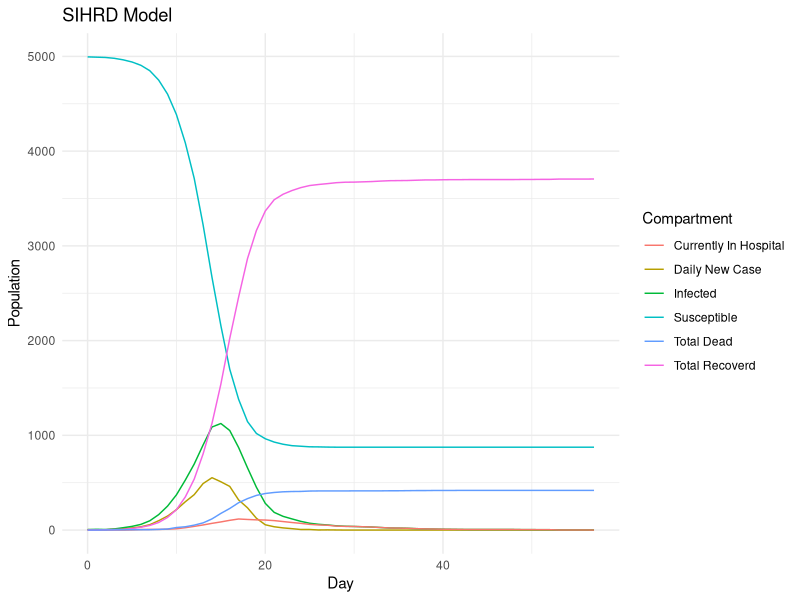
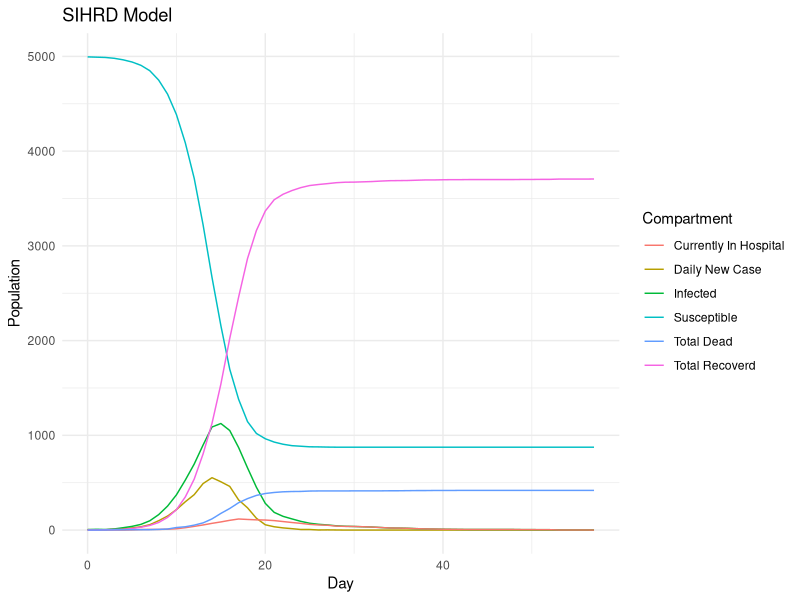
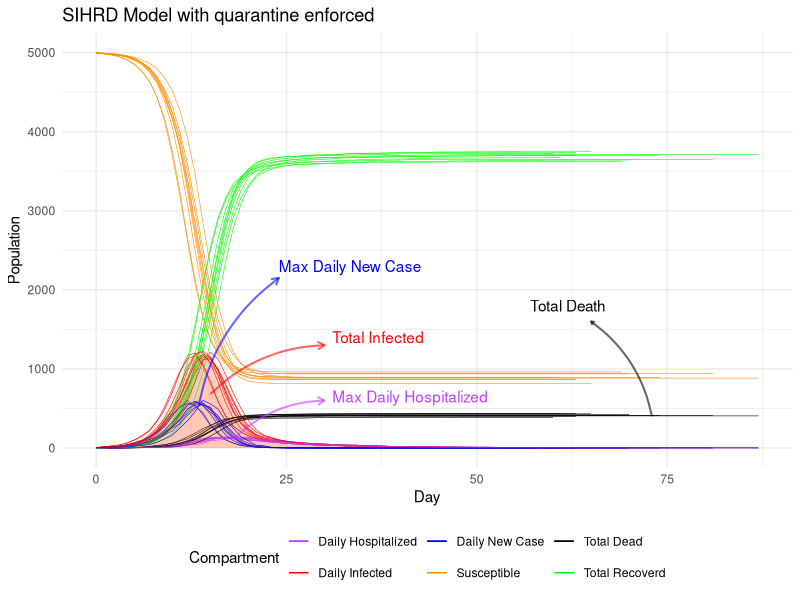
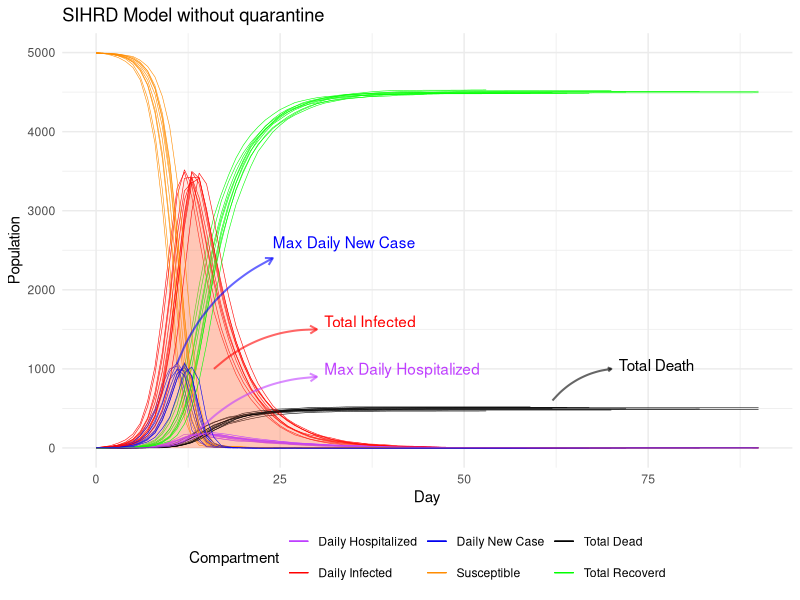

Reproduce these figures in R, in order. (Note: a time limit stopped this script after it produced the figures.)
## ---- chunk 1
knitr::opts_chunk$set(echo = FALSE, message = FALSE, warning = FALSE)
library(dplyr)
library(ggplot2)
## ---- chunk 2
# Simulate Data
model.data = function(N, beta, I.0, p, epsilon, theta, gamma, TimeH, TimeNH){
  I.rate = beta/N
  psi = 1/TimeH
  lambda = 1/TimeNH
  curr.day = 0
  S = p * N - I.0
  NS.0 = N - S - I.0
  NS = NS.0
  NewInfected = I.0
  Total.Hospital = 0
  Total.NonHospital = 0
  Total.Infected = NewInfected + Total.Hospital + Total.NonHospital
  Total.Infective = NewInfected + Total.NonHospital
  Hospital.Recovered = 0
  NonHospital.Recovered = 0
  Hospital.Dead = 0
  NonHospital.Dead = 0
  Total.Recovered = Hospital.Recovered + NonHospital.Recovered
  Total.Dead = Hospital.Dead + NonHospital.Dead
  Pop = S + NS + Total.Infected + Total.Dead
  Leaving.Hospital = 0
  Leaving.NonHospital = 0
  Recovered.Hospital.today = 0
  Recovered.NonHospital.today = 0
  Entering.Hospital = 0
  
  # If you want a full table like the excel, uncomment all lines in the df below
  df = data_frame(Day = curr.day,
                  Susceptible = S,
                  Non.Susceptible = NS,
                  Daily.New.Case = NewInfected,
                  Total.In.Hospital = Total.Hospital,
                  # Total.NonHospital = Total.NonHospital,
                  Infected = Total.Infected,
                  # Total.Infective = Total.Infective,
                  # Recovered.In.Hospital = Hospital.Recovered,
                  # Dead.In.Hospital = Hospital.Dead,
                  Total.Recovered = Total.Recovered,
                  Total.Dead = Total.Dead)
  
  # Watch the disease until it ends (daily new case = 0) or at max 200 days
  while(Total.Infected > 0 & curr.day < 1000){
    curr.day = curr.day + 1
    
    # Number of individuals recovered from the infected in hospital (previous day)
    # First need to see how many are leaving the hospital
    Leaving.Hospital = rbinom(1, Total.Hospital, psi)
    # Then how many of those recovered
    Recovered.Hospital.today = rbinom(1, Leaving.Hospital, theta)
    Hospital.Recovered = Hospital.Recovered + Recovered.Hospital.today
    Hospital.Dead = Hospital.Dead + Leaving.Hospital - Recovered.Hospital.today
    
    # Number of individuals dead from the infected in hospital (previous day)
    # First need to see how many not in hospital are getting over disease
    NonHospital.leaving = rbinom(1, Total.NonHospital, lambda)
    # How many of those are recovering
    Recovered.NonHospital.today = rbinom(1, NonHospital.leaving, gamma)
    NonHospital.Recovered = NonHospital.Recovered + Recovered.NonHospital.today
    NonHospital.Dead = NonHospital.Dead + NonHospital.leaving - Recovered.NonHospital.today
    
    # Total number of recovered or dead so far (cumulative)
    Total.Recovered = Hospital.Recovered + NonHospital.Recovered
    Total.Dead = Hospital.Dead + NonHospital.Dead
    
    # Number of individuals hospitalized from the infected in the previous day
    Entering.Hospital = rbinom(1, NewInfected, epsilon)
    Total.Hospital =  Entering.Hospital + Total.Hospital - Leaving.Hospital
    Total.NonHospital = NewInfected + Total.NonHospital - Entering.Hospital - NonHospital.leaving
    
    # Newly infected case today and total actively infected so far
    NewInfected = min(S, rbinom(1, S * Total.Infective, I.rate))
    Total.Infected = NewInfected + Total.Hospital + Total.NonHospital
    
    # Susceptible population left
    S = S - NewInfected
    
    # Current non-susceptible group
    NS = NS.0 + Total.Recovered
    
    # Infective group that can spread the disease the next day
    Total.Infective = NewInfected + Total.NonHospital
    
    # Confirm population
    Pop = S + NS + Total.Infected + Total.Dead
    
    # If you want a full table like the excel, uncomment this
    # data = c(curr.day, S, NS, NewInfected, Total.Hospital, Total.NonHospital, Total.Infected, Total.Infective, Hospital.Recovered, Hospital.Dead, Total.Recovered, Total.Dead, Pop)
    data = c(curr.day, S, NS, NewInfected, Total.Hospital, Total.Infected, Total.Recovered, Total.Dead)
    df = rbind(df, data)
  }
  return(df)
}

# Plot out the evolution over time
model.plot = function(data){
  p = ggplot(data  = data, aes(x = Day)) +
        geom_line(aes(y = Susceptible, color = "Susceptible")) +
        geom_line(aes(y = Daily.New.Case, color = "Daily New Case")) +
        geom_line(aes(y = Infected, color = "Infected")) +
        geom_line(aes(y = Total.In.Hospital, color = "Currently In Hospital")) +
        geom_line(aes(y = Total.Recovered, color = "Total Recoverd")) +
        geom_line(aes(y = Total.Dead, color = "Total Dead")) +
        scale_color_discrete(name = "Compartment") +
        labs(y = "Population", title = "SIHRD Model") + 
        theme_minimal()
  return(p)
}

# Extract info from the data
model.info = function(data){
  Last.Day = nrow(data)
  Status = ifelse(data[Last.Day,]$Daily.New.Case == 0, "Ended", "Going")
  Total.Death = data[Last.Day,]$Total.Dead
  Total.Infected = sum(data$Daily.New.Case)
  Max.New.Case = max(data$Daily.New.Case)
  Peak.Day.New.Case = data[data$Daily.New.Case == Max.New.Case,]$Day
  Max.In.Hospital = max(data$Total.In.Hospital)
  Peak.Day.Hospital= data[data$Total.In.Hospital == Max.In.Hospital,]$Day
  info = c(Last.Day, Status, Total.Death, Total.Infected, Max.New.Case, Peak.Day.New.Case, Max.In.Hospital, Peak.Day.Hospital)
  return(info)
}

# Confirm the model by calculating that all compartments sum to population at any day
model.confirm = function(data){
  data$Pop = data$S + data$NS + data$Total.Infected + data$Total.Dead
  return(data)
}

# Combine all functions
SIHRD.model = function(N, beta, I.0, p, epsilon, theta, gamma, TimeH, TimeNH){
  param = c(N, beta, epsilon, theta, gamma, TimeH, TimeNH)
  data = model.data(N, beta, I.0, p, epsilon, theta, gamma, TimeH, TimeNH)
  plot = model.plot(data)
  result_info = model.info(data)
  info = c(param, result_info)
  return(list(data,plot,info))
}

# Helper function for string wrapping in facet plots, default is 12 characters
swr = function(string, nwrap=12) {
  paste(strwrap(string, width=nwrap), collapse="\n")
}
swr = Vectorize(swr)
## ---- chunk 3
test.model = SIHRD.model(10000, 2, 5, 0.5, 0.05, 0.9, 0.9, 10, 1)
# data
test.model[[2]]
# graph
test.model[[2]]
# summary
model.summary = cbind(c("Population", "Beta", "HospitalizationRate", "HospitalizedRecoveryRate", "NonHospitalizedRecoveryRate", "HospitalizationTime", "InfectionTime"), test.model[[3]][1:7], c("LastDay", "Status", "TotalDeath", "TotalInfected", "MaxNewCase", "PeakDayNewCase", "MaxInHospital", "PeakDayHospital"), test.model[[3]][8:15])
model.summary = as.data.frame(model.summary)
colnames(model.summary) = c("Parameter", "Value", "Result", "Value")
model.summary
## ---- chunk 4
# 10 simulations of the above model
model.rep.plot = function(N, beta, I.0, p, epsilon, theta, gamma, TimeH, TimeNH, reps = 10){
  line.plot = function(data){
    size = 0.2
    list(geom_line(data = data, aes(x = Day, y = Infected, color = "Daily Infected"), size = size),
         geom_area(data = data, aes(x = Day, y = Infected), fill = "coral", alpha = 0.05),
         geom_line(data = data, aes(x = Day, y = Total.Dead, color = "Total Dead"), size = size),
         geom_line(data = data, aes(x = Day, y = Susceptible, color = "Susceptible"), size = size),
         geom_line(data = data, aes(x = Day, y = Total.Recovered, color = "Total Recoverd"), size = size),
         geom_line(data = data, aes(x = Day, y = Total.In.Hospital, color = "Daily Hospitalized"), size = size),
         geom_line(data = data, aes(x = Day, y = Daily.New.Case, color = "Daily New Case"), size = size),
         scale_color_manual(values = c("Daily Infected" = "red", 
                                      "Total Dead"= "black", 
                                      "Susceptible" = "darkorange", 
                                      "Total Recoverd" = "green", 
                                      "Daily Hospitalized" = "darkorchid1", 
                                      "Daily New Case"= "blue2"))
    )
  }
  if(TimeNH == 1){
    title = "SIHRD Model with quarantine enforced"
  } else {
    title = "SIHRD Model without quarantine"
  }
  plot = ggplot() + labs(y = "Population", title = title, color = "Compartment") + theme_minimal()
  for(i in 1:reps){
    data = model.data(N, beta, I.0, p, epsilon, theta, gamma, TimeH, TimeNH)
    plot = plot + line.plot(data)
  }
  plot
  return(plot)
}

# SIHRD model with 10 reps and all parameters set 
# at lowest level under 2 conditions: with and without quarantine
a = model.rep.plot(10000, 2, 5, 0.5, 0.05, 0.9, 0.9, 10, 1)
a + annotate(geom = "curve", xend = 65, yend = 1600, x = 73, y = 400, curvature = .2, arrow = arrow(length = unit(1, "mm")), size=0.7, alpha=0.6) +
  annotate(geom = "text", x = 57, y = 1800, label = "Total Death", hjust = "left") + 
  
  annotate(geom = "curve", xend = 24, yend = 2150, x = 13.5, y = 550, curvature = -.2, arrow = arrow(length = unit(2, "mm")), color = "blue", size=0.7, alpha=0.6) +
  annotate(geom = "text", x = 24, y = 2300, label = "Max Daily New Case", hjust = "left", color = "blue") + 
  
  annotate(geom = "curve", xend = 30, yend = 1300, x = 15, y = 680, curvature = -.2, arrow = arrow(length = unit(2, "mm")), color = "red", size=0.7, alpha=0.6) + 
  annotate(geom = "text", x = 31, y = 1400, label = "Total Infected", hjust = "left", color = "red") +
  
  annotate(geom = "curve", xend = 30, yend = 600, x = 18, y = 110, curvature = -.2, arrow = arrow(length = unit(2, "mm")), color = "darkorchid1", size=0.7, alpha=0.6) + 
  annotate(geom = "text", x = 31, y = 650, label = "Max Daily Hospitalized", hjust = "left", color = "darkorchid1") +  theme(legend.position="bottom")
b = model.rep.plot(10000, 2, 5, 0.5, 0.05, 0.9, 0.9, 10, 5)
b + annotate(geom = "curve", xend = 70, yend = 1000, x = 62, y = 600, curvature = -.2, arrow = arrow(length = unit(1, "mm")), size=0.7, alpha=0.6) +
  annotate(geom = "text", x = 71, y = 1050, label = "Total Death", hjust = "left") + 
  
  annotate(geom = "curve", xend = 24, yend = 2400, x = 11, y = 1070, curvature = -.2, arrow = arrow(length = unit(2, "mm")), color = "blue", size=0.7, alpha=0.6) +
  annotate(geom = "text", x = 24, y = 2600, label = "Max Daily New Case", hjust = "left", color = "blue") + 
  
  annotate(geom = "curve", xend = 30, yend = 1500, x = 16, y = 1000, curvature = -.2, arrow = arrow(length = unit(2, "mm")), color = "red", size=0.7, alpha=0.6) + 
  annotate(geom = "text", x = 31, y = 1600, label = "Total Infected", hjust = "left", color = "red") +
  
  annotate(geom = "curve", xend = 30, yend = 900, x = 14, y = 230, curvature = -.2, arrow = arrow(length = unit(2, "mm")), color = "darkorchid1", size=0.7, alpha=0.6) + 
  annotate(geom = "text", x = 31, y = 1000, label = "Max Daily Hospitalized", hjust = "left", color = "darkorchid1")  +  theme(legend.position="bottom")
## ---- chunk 5
# Factorial Experiment
I.0 = 5
S.rate = 0.5

# List of Explanatory Variables:
Pop.Lst = c(10000, 100000, 1000000)
Beta.Lst = c(2,4)
Hrate.Lst = c(0.05, 0.1, 0.15)
RrateH.Lst = c(0.9, 0.95)
RrateNH.Lst = c(0.9, 0.95)
TimeH.Lst = c(10, 15)
TimeNH.Lst = c(1, 5)

#Pop.Lst, Beta.Lst, Hrate.Lst, RrateH.Lst, RrateNH.Lst, TimeH.Lst, TimeNH.Lst
result_table = data.frame()

# Run 10 simulations of every 288 combinations
sims = 10
for(i in 1:sims){
  for(N in Pop.Lst){
    for(b in Beta.Lst){
      for(hr in Hrate.Lst){
        for(rrh in RrateH.Lst){
          for(rrnh in RrateNH.Lst){
            for(th in TimeH.Lst){
              for(tnh in TimeNH.Lst){
                model = SIHRD.model(N, b, I.0, S.rate, hr, rrh, rrnh, th, tnh)
                result_table = rbind(result_table, model[[3]], stringsAsFactors = FALSE)
              }
            }
          }
        }
      }
    }
  }
}

colnames(result_table) = c("Population", "Beta", "HospitalizationRate", "HospitalizedRecoveryRate", "NonHospitalizedRecoveryRate", "HospitalizationTime", "InfectionTime", "LastDay", "Status", "TotalDeath", "TotalInfected", "MaxNewCase", "PeakDayNewCase", "MaxInHospital", "PeakDayHospital")
result_table[1:7] = as.data.frame(sapply(result_table[1:7], as.numeric))
result_table[1:7] = format(result_table[1:7], scientific = FALSE)
result_table[c(1:7,9)] = as.data.frame(sapply(result_table[c(1:7,9)], as.factor))
result_table[c(8,10:15)] = as.data.frame(sapply(result_table[c(8,10:15)], as.numeric))

numericPop = as.numeric(as.character(result_table$Population))

result_table$DeathProportion = result_table$TotalDeath / numericPop
result_table$InfectedProportion = result_table$TotalInfected / numericPop
result_table$MaxCaseProportion = result_table$MaxNewCase / numericPop
result_table$MaxHospitalProportion = result_table$MaxInHospital / numericPop
result_table
## ---- chunk 6
response.var = "Population + Beta + HospitalizationRate + HospitalizedRecoveryRate + NonHospitalizedRecoveryRate + HospitalizationTime + InfectionTime + Population * Beta + Population * HospitalizationRate + Population * HospitalizedRecoveryRate + Population * NonHospitalizedRecoveryRate + Population * HospitalizationTime + Population * InfectionTime + Beta * HospitalizationRate + Beta * HospitalizedRecoveryRate + Beta * NonHospitalizedRecoveryRate + Beta * HospitalizationTime + Beta * InfectionTime + HospitalizationRate* HospitalizedRecoveryRate + HospitalizationRate*NonHospitalizedRecoveryRate + HospitalizationRate*HospitalizationTime + HospitalizationRate*InfectionTime + HospitalizedRecoveryRate * NonHospitalizedRecoveryRate + HospitalizedRecoveryRate * HospitalizedRecoveryRate * HospitalizationTime + HospitalizedRecoveryRate * InfectionTime + NonHospitalizedRecoveryRate * HospitalizationTime + NonHospitalizedRecoveryRate * InfectionTime + HospitalizationTime * InfectionTime"

anova = function(param){
  form = as.formula(paste(param, response.var, sep = " ~ "))
  return(aov(form, data = result_table))
}
linear = function(param){
  form = as.formula(paste(param, response.var, sep = " ~ "))
  return(lm(form, data = result_table))
}

residual.plot = function(model){
  residuals = model$residuals
  par(mfrow = c(1,2))
  hist(residuals, breaks = 20)
  qqnorm(residuals)
  qqline(residuals)
}
## ---- chunk 7
Death.Anova = anova("DeathProportion")
summary(Death.Anova)
Death.Lm = linear("DeathProportion")
summary(Death.Lm)
residual.plot(Death.Anova)

Death.Anova.reduced = aov(DeathProportion ~ Beta + HospitalizationRate + HospitalizedRecoveryRate + NonHospitalizedRecoveryRate + InfectionTime + Beta:HospitalizationRate + Beta:HospitalizedRecoveryRate + Beta:NonHospitalizedRecoveryRate + HospitalizationRate:HospitalizedRecoveryRate + Beta:InfectionTime + HospitalizationRate:HospitalizedRecoveryRate + HospitalizationRate:NonHospitalizedRecoveryRate + HospitalizationRate:InfectionTime + HospitalizedRecoveryRate:InfectionTime + NonHospitalizedRecoveryRate:InfectionTime, data = result_table)

summary(Death.Anova.reduced)
summary(lm(DeathProportion ~ Beta + HospitalizationRate + HospitalizedRecoveryRate + NonHospitalizedRecoveryRate + InfectionTime + Beta:HospitalizationRate + Beta:HospitalizedRecoveryRate + Beta:NonHospitalizedRecoveryRate + HospitalizationRate:HospitalizedRecoveryRate + Beta:InfectionTime + HospitalizationRate:HospitalizedRecoveryRate + HospitalizationRate:NonHospitalizedRecoveryRate + HospitalizationRate:InfectionTime + HospitalizedRecoveryRate:InfectionTime + NonHospitalizedRecoveryRate:InfectionTime, data = result_table))
## ---- chunk 8
# Summarize main effects of each significant variable
avg.Beta = result_table %>% group_by(Beta) %>% summarise(Average.Death.Proportion = mean(DeathProportion))
avg.HospitalizationRate = result_table %>% group_by(HospitalizationRate) %>% summarise(Average.Death.Proportion = mean(DeathProportion))
avg.HospitalizedRecoveryRate = result_table %>% group_by(HospitalizedRecoveryRate) %>% summarise(Average.Death.Proportion = mean(DeathProportion))
avg.NonHospitalizedRecoveryRate = result_table %>% group_by(NonHospitalizedRecoveryRate) %>% summarise(Average.Death.Proportion = mean(DeathProportion))
avg.InfectionTime = result_table %>% group_by(InfectionTime) %>% summarise(Average.Death.Proportion = mean(DeathProportion))

avg.Beta$Var = "Beta"
names(avg.Beta) = c("Level", "Average.Death.Proportion", "Var")

avg.HospitalizationRate$Var = "Hospitalization Rate"
names(avg.HospitalizationRate) = c("Level", "Average.Death.Proportion", "Var")

avg.HospitalizedRecoveryRate$Var = "Hospitalized Recovery Rate"
names(avg.HospitalizedRecoveryRate) = c("Level", "Average.Death.Proportion", "Var")

avg.NonHospitalizedRecoveryRate$Var = "Non-Hospitalized Recovery Rate"
names(avg.NonHospitalizedRecoveryRate) = c("Level", "Average.Death.Proportion", "Var")

avg.InfectionTime$Var = "Quarantine"
names(avg.InfectionTime) = c("Level", "Average.Death.Proportion", "Var")
avg.InfectionTime$Level = ifelse(avg.InfectionTime$Level == "1", "yes", "no")

avg.all = rbind(avg.Beta, avg.HospitalizationRate, avg.InfectionTime, avg.HospitalizedRecoveryRate, avg.NonHospitalizedRecoveryRate)
# Main Effect Plots
ann_text <- tribble(
  ~Var, ~Average.Death.Proportion, ~Level,
  #--|--|--
  "Beta", 0.037, "2")
avg.all$Var = swr(avg.all$Var, 20)
ggplot(avg.all, aes(x = Level, y = Average.Death.Proportion, group = Var)) + 
  facet_grid(cols = vars(Var), scales = "free_x") + 
  theme_bw() + 
  labs(y = "Average Total Death Proportion", x = "Variable Level") + 
  geom_hline(yintercept = mean(result_table$DeathProportion), linetype='dashed', col = 'blue') + geom_line() +
  geom_point() + 
  geom_text(data = ann_text, label = swr("Grand Average", 5), colour = 'blue', size = 2.8)
## ---- chunk 9
# Summarize interaction effects by all combinations of significant variables
DeathSummary = result_table %>% group_by(Beta, HospitalizationRate, HospitalizedRecoveryRate, NonHospitalizedRecoveryRate, InfectionTime) %>% summarise(Average.Death.Proportion = mean(DeathProportion))

# New facet label names for variables
InfectionTime.labs <- c("With quarantine", "Without quarantine")
names(InfectionTime.labs) <- c("1", "5")

Beta.labs <- c("Beta = 2", "Beta = 4")
names(Beta.labs) <- c("2", "4")

HospitalizationRate.labs <- c("5% Hospitalization", "10% Hospitalization", "15% Hospitalization")
names(HospitalizationRate.labs) <- c("0.05", "0.10", "0.15")

DeathSummary$InfectionTime = ifelse(DeathSummary$InfectionTime == 1, "With quarantine", "Without quarantine")
DeathSummary$InfectionTime = swr(DeathSummary$InfectionTime)
# Interaction Plot
ggplot(DeathSummary, 
       aes(x = NonHospitalizedRecoveryRate, 
           y = Average.Death.Proportion,
           color = HospitalizedRecoveryRate,
           group = HospitalizedRecoveryRate)) +
  geom_point() + 
  geom_line() +
  facet_grid(InfectionTime ~ Beta + HospitalizationRate, labeller = labeller(Beta = Beta.labs, HospitalizationRate = swr(HospitalizationRate.labs))) +
  # geom_point(aes(color = HospitalizedRecoveryRate)) + 
  theme_bw() + 
  labs(y = "Average Total Death Proportion", 
       x = "Non-Hospitalized Recovery Rate",
       color = "Hospitalized Recovery Rate") +
  theme(legend.position="top")
## ---- chunk 10
Infected.Anova = anova("InfectedProportion")
summary(Infected.Anova)
residual.plot(Infected.Anova)

Infected.Anova.reduced = aov(InfectedProportion ~ Beta + HospitalizationRate + InfectionTime + Beta:HospitalizationRate + Beta:InfectionTime + HospitalizationRate:InfectionTime, data = result_table)

summary(Infected.Anova.reduced)
residual.plot(Infected.Anova.reduced)

summary(lm(InfectedProportion ~ Beta + HospitalizationRate + InfectionTime + Beta:HospitalizationRate + Beta:InfectionTime + HospitalizationRate:InfectionTime, data = result_table))
## ---- chunk 11
# Summarize main effects of each significant variable
avg.Beta = result_table %>% group_by(Beta) %>% summarise(Average.Infected.Proportion = mean(InfectedProportion))
avg.InfectionTime = result_table %>% group_by(InfectionTime) %>% summarise(Average.Infected.Proportion = mean(InfectedProportion))
avg.HospitalizationRate = result_table %>% group_by(HospitalizationRate) %>% summarise(Average.Infected.Proportion = mean(InfectedProportion))

avg.Beta$Var = "Beta"
names(avg.Beta) = c("Level", "Average.Infected.Proportion", "Var")

avg.HospitalizationRate$Var = "Hospitalization Rate"
names(avg.HospitalizationRate) = c("Level", "Average.Infected.Proportion", "Var")

avg.InfectionTime$Var = "Quarantine"
names(avg.InfectionTime) = c("Level", "Average.Infected.Proportion", "Var")
avg.InfectionTime$Level = ifelse(avg.InfectionTime$Level == "1", "yes", "no")

avg.all = rbind(avg.Beta, avg.HospitalizationRate, avg.InfectionTime)
avg.all$Var = swr(avg.all$Var, 20)

# Main Effect Plots
ann_text <- tribble(
  ~Var, ~Average.Infected.Proportion, ~Level,
  #--|--|--
  "Beta", mean(result_table$InfectedProportion) + 0.004, "2")

ggplot(avg.all, aes(x = Level, y = Average.Infected.Proportion, group = Var)) + 
  facet_grid(cols = vars(Var), scales = "free_x") + 
  geom_line() +
  geom_point() + 
  theme_bw() + 
  labs(y = "Average Total Infected Proportion", x = "Variable Level") +
  geom_hline(yintercept = mean(result_table$InfectedProportion), linetype='dashed', col = 'blue') + 
  geom_text(data = ann_text, label = swr("Grand Average", 5), colour = 'blue', size = 3)
## ---- chunk 12
# Summarize interaction effects by all combinations of significant variables
InfectedSummary = result_table %>% group_by(Beta, InfectionTime, HospitalizationRate) %>% summarise(Average.Infected.Proportion = mean(InfectedProportion))
InfectedSummary$InfectionTime = ifelse(InfectedSummary$InfectionTime == "1", "yes", "no")
InfectedSummary$InfectionTime = factor(InfectedSummary$InfectionTime, levels = c("yes", "no"), ordered = TRUE )

# Interaction Plot
ggplot(InfectedSummary, 
       aes(x = InfectionTime, 
           y = Average.Infected.Proportion, 
           group = Beta,
           color = Beta)) + 
  geom_line() +
  geom_point() + 
  facet_grid(~ HospitalizationRate, labeller = labeller(HospitalizationRate = HospitalizationRate.labs)) +
  theme_bw() + 
  labs(y = "Average Total Infected Proportion", 
       x = "Quarantine") +
  theme(legend.position="top")
## ---- chunk 13
MaxCase.Anova = anova("MaxCaseProportion")
summary(MaxCase.Anova)
residual.plot(MaxCase.Anova)

MaxCase.Anova.reduced = aov(MaxCaseProportion ~ Population + Beta + HospitalizationRate + InfectionTime + Population:Beta + Population:Beta + Population:InfectionTime + Beta:HospitalizationTime + Beta:InfectionTime, data=result_table)
summary(MaxCase.Anova.reduced)
summary(lm(MaxCaseProportion ~ Population + Beta + HospitalizationRate + InfectionTime + Population:Beta + Population:Beta + Population:InfectionTime + Beta:HospitalizationTime + Beta:InfectionTime, data = result_table))
## ---- chunk 14
# Summarize main effects of each significant variable
avg.Population = result_table %>% group_by(Population) %>% summarise(Average.MaxCaseProportion = mean(MaxCaseProportion))
avg.Beta = result_table %>% group_by(Beta) %>% summarise(Average.MaxCaseProportion = mean(MaxCaseProportion))
avg.InfectionTime = result_table %>% group_by(InfectionTime) %>% summarise(Average.MaxCaseProportion = mean(MaxCaseProportion))
avg.HospitalizationRate = result_table %>% group_by(HospitalizationRate) %>% summarise(Average.MaxCaseProportion = mean(MaxCaseProportion))

avg.Population$Var = "Population"
names(avg.Population) = c("Level", "Average.MaxCaseProportion", "Var")

avg.Beta$Var = "Beta"
names(avg.Beta) = c("Level", "Average.MaxCaseProportion", "Var")

avg.HospitalizationRate$Var = "Hospitalization Rate"
names(avg.HospitalizationRate) = c("Level", "Average.MaxCaseProportion", "Var")

avg.InfectionTime$Var = "Quarantine"
names(avg.InfectionTime) = c("Level", "Average.MaxCaseProportion", "Var")
avg.InfectionTime$Level = ifelse(avg.InfectionTime$Level == "1", "yes", "no")

avg.all = rbind(avg.Population, avg.Beta, avg.HospitalizationRate, avg.InfectionTime)
avg.all$Var = swr(avg.all$Var, 20)

# Main Effect Plots
ann_text <- tribble(
  ~Var, ~Average.MaxCaseProportion, ~Level,
  #--|--|--
  "Beta", mean(result_table$MaxCaseProportion) + 0.007, "2")

ggplot(avg.all, aes(x = Level, y = Average.MaxCaseProportion, group = Var)) + 
  facet_grid(cols = vars(Var), scales = "free_x") + 
  geom_line() +
  geom_point() + 
  theme_bw() + 
  labs(y = "Average Maximum Daily New Case Proportion", x = "Variable Level") +
  geom_hline(yintercept = mean(result_table$MaxCaseProportion), linetype='dashed', col = 'blue') + 
  geom_text(data = ann_text, label = swr("Grand Average", 5), colour = 'blue', size = 3)
## ---- chunk 15
# Summarize interaction effects by all combinations of significant variables
MaxCaseSummary = result_table %>% group_by(Population, Beta, InfectionTime, HospitalizationRate) %>% summarise(Average.MaxCaseProportion = mean(MaxCaseProportion))
MaxCaseSummary$InfectionTime = ifelse(MaxCaseSummary$InfectionTime == 1, "With quarantine", "Without quarantine")
# MaxCaseSummary$InfectionTime = factor(MaxCaseSummary$InfectionTime, levels = c("yes", "no"), ordered = TRUE )

# Interaction Plot
ggplot(MaxCaseSummary, 
       aes(x = Population, 
           y = Average.MaxCaseProportion, 
           group = Beta,
           color = Beta)) + 
  geom_line() +
  geom_point() + 
  facet_grid(InfectionTime ~ HospitalizationRate, labeller = labeller(HospitalizationRate = HospitalizationRate.labs)) +
  theme_bw() + 
  labs(y = "Average Maximum Daily New Case Proportion") +
  theme(legend.position="top")
## ---- chunk 16
MaxHospital.Anova = anova("MaxHospitalProportion")
summary(MaxHospital.Anova)
residual.plot(MaxHospital.Anova)

MaxHospital.Anova.reduced = aov(MaxHospitalProportion ~ Beta + HospitalizationRate + HospitalizationTime + InfectionTime + Beta:HospitalizationRate + Beta:HospitalizationTime + Beta:InfectionTime + HospitalizationRate:HospitalizationTime + HospitalizationRate:InfectionTime, data = result_table)
summary(MaxHospital.Anova.reduced)
summary(lm(MaxHospitalProportion ~ Beta + HospitalizationRate + HospitalizationTime + InfectionTime + Beta:HospitalizationRate + Beta:HospitalizationTime + Beta:InfectionTime + HospitalizationRate:HospitalizationTime + HospitalizationRate:InfectionTime, data = result_table))
## ---- chunk 17
# Summarize main effects of each significant variable
avg.Beta = result_table %>% group_by(Beta) %>% summarise(Average.MaxHospitalProportion = mean(MaxHospitalProportion))
avg.HospitalizationRate = result_table %>% group_by(HospitalizationRate) %>% summarise(Average.MaxHospitalProportion = mean(MaxHospitalProportion))
avg.HospitalizationTime = result_table %>% group_by(HospitalizationTime) %>% summarise(Average.MaxHospitalProportion = mean(MaxHospitalProportion))
avg.InfectionTime = result_table %>% group_by(InfectionTime) %>% summarise(Average.MaxHospitalProportion = mean(MaxHospitalProportion))

avg.Beta$Var = "Beta"
names(avg.Beta) = c("Level", "Average.MaxHospitalProportion", "Var")

avg.HospitalizationRate$Var = "Hospitalization Rate"
names(avg.HospitalizationRate) = c("Level", "Average.MaxHospitalProportion", "Var")

avg.HospitalizationTime$Var = "Hospitalization Time (days)"
names(avg.HospitalizationTime) = c("Level", "Average.MaxHospitalProportion", "Var")

avg.InfectionTime$Var = "Quarantine"
names(avg.InfectionTime) = c("Level", "Average.MaxHospitalProportion", "Var")
avg.InfectionTime$Level = ifelse(avg.InfectionTime$Level == "1", "yes", "no")

avg.all = rbind(avg.Beta, avg.HospitalizationRate, avg.InfectionTime, avg.HospitalizationTime)
avg.all$Var = swr(avg.all$Var, 20)

# Main Effect Plots
ann_text <- tribble(
  ~Var, ~Average.MaxHospitalProportion, ~Level,
  #--|--|--
  "Beta", mean(result_table$MaxHospitalProportion) + 0.003, "2")

ggplot(avg.all, aes(x = Level, y = Average.MaxHospitalProportion, group = Var)) + 
  facet_grid(cols = vars(Var), scales = "free_x") + 
  geom_line() +
  geom_point() + 
  theme_bw() + 
  labs(y = "Average Maximum Daily Hospitalization Proportion", x = "Variable Level") +
  geom_hline(yintercept = mean(result_table$MaxHospitalProportion), linetype='dashed', col = 'blue') + 
  geom_text(data = ann_text, label = swr("Grand Average", 5), colour = 'blue', size = 3)
## ---- chunk 18
# Summarize interaction effects by all combinations of significant variables
MaxHospitalSummary = result_table %>% group_by(Beta, InfectionTime, HospitalizationRate, HospitalizationTime) %>% summarise(Average.MaxHospitalProportion = mean(MaxHospitalProportion))
MaxHospitalSummary$InfectionTime = ifelse(MaxHospitalSummary$InfectionTime == 1, "With quarantine", "Without quarantine")

# Interaction Plot
ggplot(MaxHospitalSummary, 
       aes(x = HospitalizationTime, 
           y = Average.MaxHospitalProportion, 
           group = Beta,
           color = Beta)) + 
  geom_line() +
  geom_point() + 
  facet_grid(InfectionTime ~ HospitalizationRate, labeller = labeller(HospitalizationRate = HospitalizationRate.labs)) +
  theme_bw() + 
  labs(y = "Average Maximum Daily Hospitalization Proportion") +
  theme(legend.position="top")
